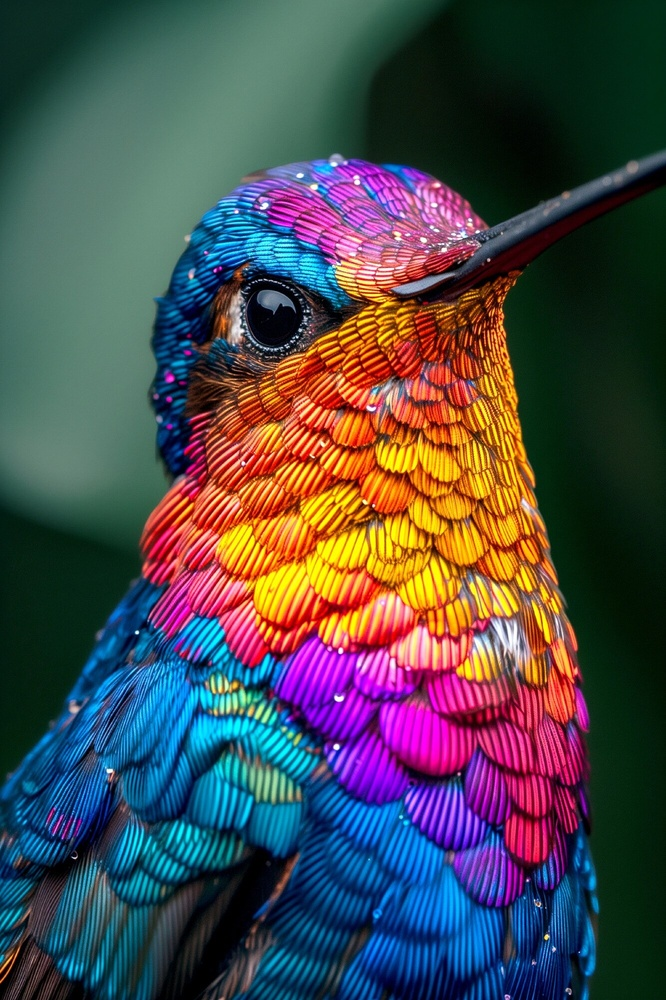
#> input picture bird.jpeg, 666 x 1000 px, shrunk from 1333 x 2000 before the run
$ python Quantum_nnSteg_StegAnalysis.py   (older library calls are emulated)
#> lines starting #> are read from the running program, lines starting #| are printed output that depends on the picture
import numpy as np
from PIL import Image
import zlib
import hashlib
import cv2
import bz2

PASSWORD = "password"

# --- Noise map functions --
# [7 lines left out: function check_noise_map_integrity, not called in this run]

def compute_noise_map(image):
    try:
        gray = np.array(image.convert("L"), dtype=np.uint8)
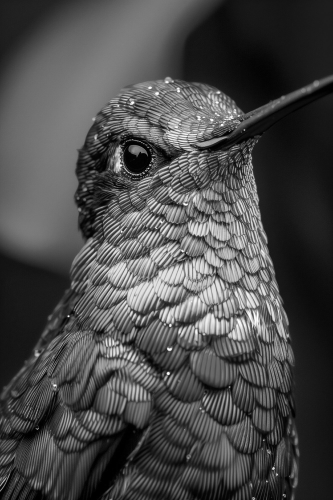
#> gray: shape (1000, 666) (shown at 1/2 size); min 0, max 255, mean 74.2
        grad_x = cv2.Sobel(gray, cv2.CV_64F, 1, 0, ksize=3)
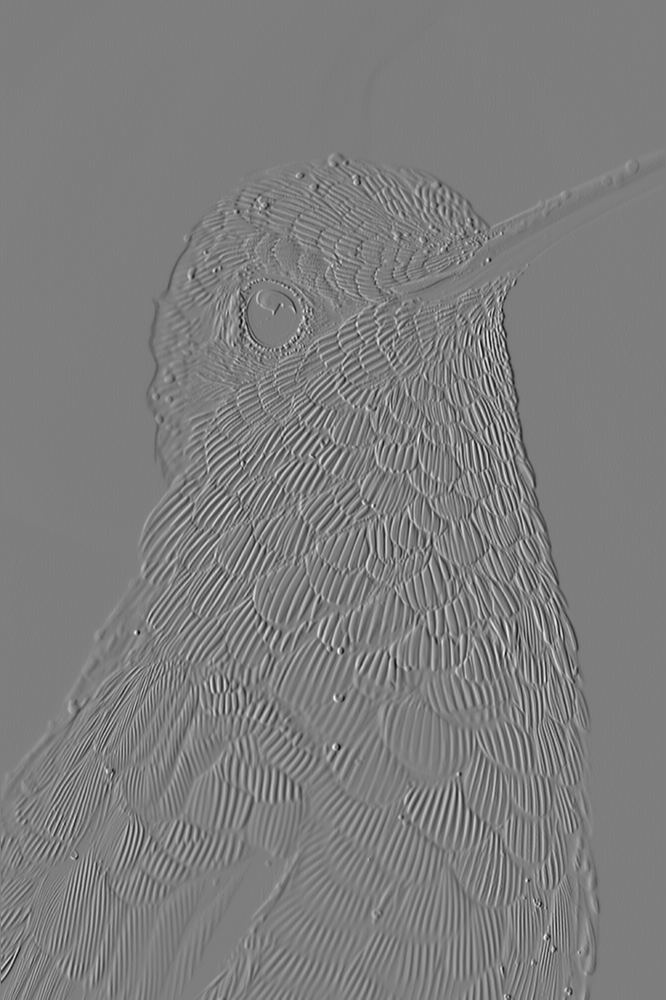
#> grad_x: shape (1000, 666) float64; min -750, max 767, mean -0.4; drawn with min black and max white
        grad_y = cv2.Sobel(gray, cv2.CV_64F, 0, 1, ksize=3)
        grad_mag = np.sqrt(grad_x**2 + grad_y**2)
#> (the rest of the program and of its run is left out)
